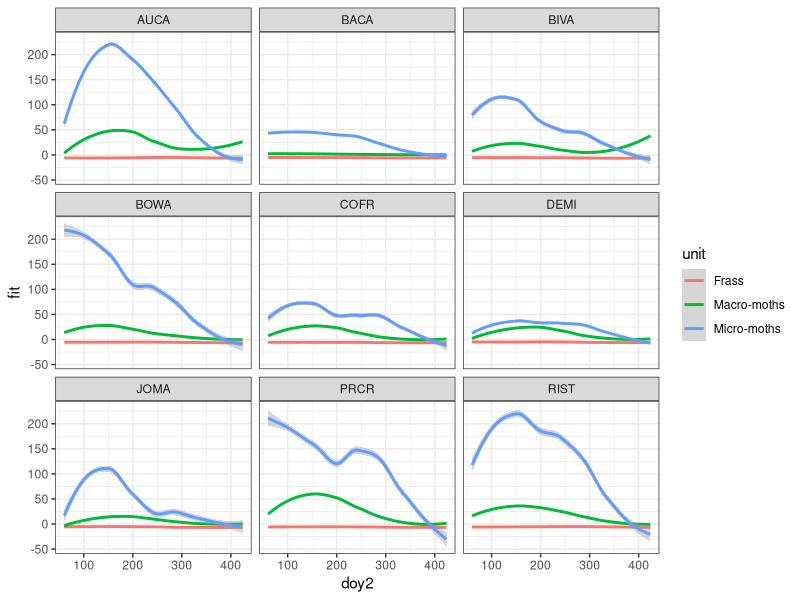

Recreate this plot in R. (Note: this script raises an error after producing the figure.)
library(dplyr)
library(ggplot2)

# read in phenology gams
frass_gams <- read.csv("data/gamOutputs/frassGams_perDay_randomEffect.csv") %>% 
  mutate(unit = "Frass") %>% 
  mutate(rel_abundance = (fit * -1) / (max(fit) * -1))
macro_gams <- read.csv("data/gamOutputs/macroMothGams.csv") %>% 
  mutate(unit = "Macro-moths") %>% 
  mutate(rel_abundance = fit / max(fit))
micro_gams <- read.csv('data/gamOutputs/microMothGams.csv') %>% 
  mutate(unit = "Micro-moths") %>% 
  mutate(rel_abundance = fit / max(fit))

## plot all three on top of each other
tdf <- rbind(frass_gams, macro_gams, micro_gams)

ggplot(tdf, mapping = aes(x = doy2, y = fit, color = unit)) +
  geom_smooth() +
  facet_wrap(~Site) +
  theme_bw()


# grab the peak dates
# start with macro moths where there is always only one peak and it will be before doy 300
macroPhenoMet <- macro_gams %>% 
  filter(doy2 < 300) %>% 
  group_by(Site) %>% 
  summarise(peak = doy2[which.max(fit)],
            se = se[which.max(fit)])

# now do this for micro moths, where we want peak1 and peak 2
# peak 1 is before <= 200 & peak 2 is after 200
microPhenoMet1 <- filter(micro_gams, doy2 <= 200) %>% 
  group_by(Site) %>% 
  summarise(peak1 = doy2[which.max(fit)],
            se1 = se[which.max(fit)])
microPhenoMet2 <- filter(micro_gams, doy2 > 200 & doy2 <= 300) %>% 
  group_by(Site) %>% 
  summarise(peak2 = doy2[which.max(fit)],
            se2 = se[which.max(fit)])
microPhenoMet <- left_join(microPhenoMet1,microPhenoMet2)


# now onto frass, 2 peaks again
# # peak 1 is before <= 172 & peak 2 is after 172
# RIST and DEMI don't have first peak -- interesting b/c these are the most 
# pine dominated forests
frassPhenoMet1 <- filter(frass_gams, doy2 <= 172) %>% 
  group_by(Site) %>% 
  summarise(peak1 = doy2[which.max(fit)],
            se1 = se[which.max(fit)]) %>% 
  filter(Site != "RIST",
         Site != "DEMI")
frassPhenoMet2 <- filter(frass_gams, doy2 > 172) %>% 
  group_by(Site) %>% 
  summarise(peak2 = doy2[which.max(fit)],
            se2 = se[which.max(fit)])
frassPhenoMet <- left_join(frassPhenoMet2, frassPhenoMet1) 

# write df of phenometrics
write.csv(x = microPhenoMet,
          file = "data/phenoData/microMothsPhenoMetrics.csv", row.names = F)
write.csv(x = macroPhenoMet,
          file = "data/phenoData/macroMothsPhenoMetrics.csv", row.names = F)
write.csv(x = frassPhenoMet,
          file = "data/phenoData/frassPhenoMetrics_perDay_trapRE.csv", row.names = F)
